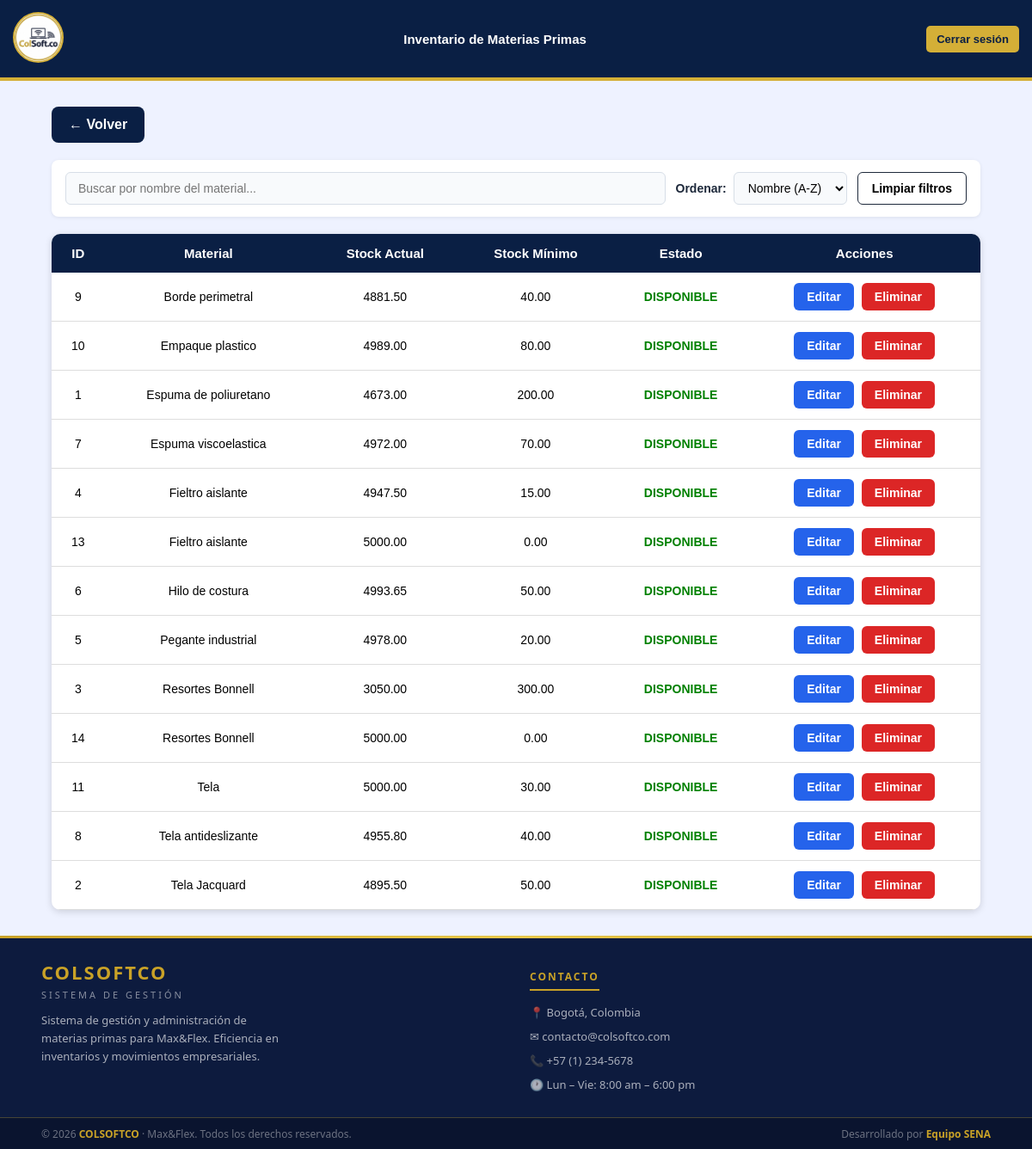
Page /view/control_de_stock/inventario/lista_inventario.php on the earlier database version.
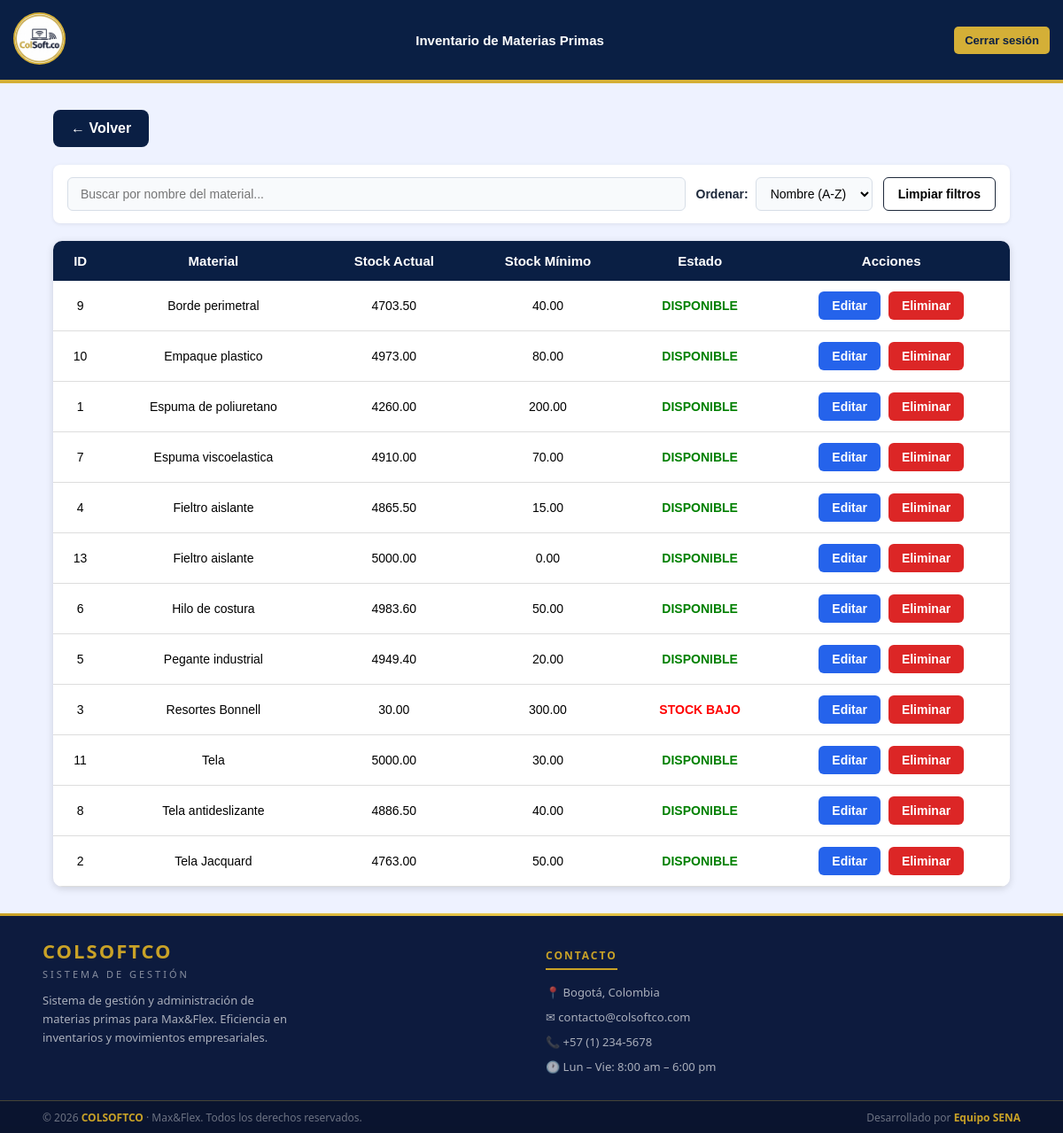
Same page on the later database version.
### tables this page shows
CREATE TABLE `materias_primas` (
  `id_material` int(11) NOT NULL,
  `nombre_material` varchar(100) NOT NULL,
  `stock_actual` decimal(12,2) DEFAULT 0.00,
  `stock_minimo` decimal(12,2) NOT NULL,
  `id_unidad` int(11) DEFAULT NULL,
  `id_proveedor` int(11) DEFAULT NULL,
  `notificar_email` tinyint(1) NOT NULL DEFAULT 0,
  `correo_notificacion` varchar(150) DEFAULT NULL,
  `alerta_enviada` tinyint(1) NOT NULL DEFAULT 0
);

### view/control_de_stock/inventario/lista_inventario.php (the view, shortened to what this page needs)
<?php
$db = new Conexion();
$conn = $db->getConnection();
$sql = "
SELECT
    id_material,
    nombre_material,
    stock_actual,
    stock_minimo
FROM materias_primas
ORDER BY id_material ASC
";
$stmt = $conn->prepare($sql);
$stmt->execute();
$materiales = $stmt->fetchAll(PDO::FETCH_ASSOC);
?>
<!DOCTYPE html>
<html lang="es">
<head>
    <link rel="stylesheet" href="lista_inventario.css">
</head>
<body>
    <header class="header">
        <div class="logo">
            <a href="../../../app/ir_panel.php">
                <img src="../../../public/imagenes/logo.png" alt="logo">
            </a>
        </div>
        <div class="header-title">
            <h1>Inventario de Materias Primas</h1>
        </div>
        <button id="btnLogout" class="btn-logout" onclick="cerrarSesion()">
            Cerrar sesión
        </button>
    </header>
    <div class="container">
        <a class="btn-volver" href="../control_de_stock.php">
            ← Volver
        </a>
        <div class="filtros-container">
            <div class="filtro-busqueda">
                <input
                    type="text"
                    id="inputBusquedaMaterial"
                    placeholder="Buscar por nombre del material...">
            </div>
            <div class="filtro-orden">
                <label for="selectOrden">   Ordenar:</label>
                <select id="selectOrden">
                    <option value="az">Nombre (A-Z)</option>
                </select>
            </div>
            <button type="button" id="btnLimpiarFiltros" class="btn-limpiar-filtros">
                Limpiar filtros
            </button>
        </div>
        <div class="table-responsive">
            <table>
                <thead>
                    <tr>
                        <th>ID</th>
                        <th>Material</th>
                        <th>Stock Actual</th>
                        <th>Stock Mínimo</th>
                        <th>Estado</th>
                        <th>Acciones</th>
                    </tr>
                </thead>
                <tbody id="listaMateriales">
                    <?php foreach ($materiales as $m): ?>
                        <tr data-nombre="<?php echo htmlspecialchars(strtolower($m['nombre_material'])); ?>">
                            <td><?= $m['id_material'] ?></td>
                            <td><?= htmlspecialchars($m['nombre_material']) ?></td>
                            <td><?= $m['stock_actual'] ?></td>
                            <td><?= $m['stock_minimo'] ?></td>
                            <td>
                                <?php if ($m['stock_actual'] <= $m['stock_minimo']): ?>
                                    <span class="alerta">STOCK BAJO</span>
                                <?php else: ?>
                                    <span class="normal">DISPONIBLE</span>
                                <?php endif; ?>
                            </td>
                            <td class="acciones">
                                <a class="btn-editar" href="editar_inventario.php?id=<?= $m['id_material'] ?>">
                                    Editar
                                </a>
                                <a href="eliminar_inventario.php?id=<?= $m['id_material'] ?>" class="btn-eliminar">
                                    Eliminar
                                </a>
                            </td>
                        </tr>
                    <?php endforeach; ?>
                </tbody>
            </table>
        </div>
    </div>
    <footer>
        <div class="footer-divider"></div>
        <div class="footer-top">
            <div>
                <p class="footer-brand-name">COLSOFTCO</p>
                <p class="footer-brand-sub">Sistema de Gestión</p>
                <p class="footer-brand-desc">Sistema de gestión y administración de materias primas para Max&Flex. Eficiencia en inventarios y movimientos empresariales.</p>
            </div>
            <div>
                <p class="footer-col-title">Contacto</p>
                <div class="footer-contact-item">📍 Bogotá, Colombia</div>
                <div class="footer-contact-item">✉ contacto@colsoftco.com</div>
                <div class="footer-contact-item">📞 +57 (1) 234-5678</div>
                <div class="footer-contact-item">🕐 Lun – Vie: 8:00 am – 6:00 pm</div>
            </div>
        </div>
        <div class="footer-bottom">
            <span>© 2026 <strong>COLSOFTCO</strong> · Max&Flex. Todos los derechos reservados.</span>
            <span>Desarrollado por <strong>Equipo SENA</strong></span>
        </div>
    </footer>
</body>
</html>

### view/control_de_stock/inventario/lista_inventario.css (style rules this page uses)
body { margin: 0; font-family: Arial, Helvetica, sans-serif; background: #eef2ff; min-height: 100vh; display: flex; flex-direction: column; }
.filtro-busqueda input { width: 100%; padding: 10px 14px; border: 1px solid #d7dee7; border-radius: 6px; font-size: 14px; background: #f8fafc; box-sizing: border-box; }
.header { display: flex; align-items: center; justify-content: space-between; background-color: #0A1F44; padding: 10px 15px; min-height: 70px; position: relative; z-index: 100; border-bottom: 4px solid #D4AF37; gap: 10px; }
.header .logo { display: flex; align-items: center; flex-shrink: 0; }
.header .logo img { width: 55px; height: 55px; border-radius: 50%; border: 2px solid #d4af37; background: white; }
.header-title { flex: 1; text-align: center; overflow: hidden; }
.header-title h1 { margin: 0; color: white; font-size: 15px; font-weight: bold; white-space: nowrap; text-overflow: ellipsis; }
.btn-logout { background-color: #D4AF37; color: #0A1F44; border: none; padding: 8px 12px; border-radius: 5px; cursor: pointer; font-size: 13px; font-weight: bold; transition: 0.3s; flex-shrink: 0; }
.container { width: 90%; max-width: 1100px; margin: 30px auto; flex: 1; }
.btn-volver, .volver { display: inline-block; background: #0A1F44; color: white; text-decoration: none; padding: 12px 20px; border-radius: 8px; font-weight: bold; margin-bottom: 20px; transition: .3s; }
.table-responsive { width: 100%; overflow-x: auto; -webkit-overflow-scrolling: touch; background: white; border-radius: 10px; box-shadow: 0 2px 8px rgba(0,0,0,.15); }
.table-responsive table { width: 100%; border-collapse: collapse; box-shadow: none; border-radius: 0; min-width: 700px; }
th { background: #0A1F44; color: white; padding: 14px; text-align: center; font-size: 15px; }
td { padding: 12px; text-align: center; border-bottom: 1px solid #ddd; font-size: 14px; }
.normal { color: green; font-weight: bold; }
.alerta { color: red; font-weight: bold; }
.acciones { white-space: nowrap; text-align: center; }
.btn-editar { display: inline-block; background: #2563eb; color: white; padding: 8px 15px; border-radius: 6px; text-decoration: none; font-weight: bold; margin-right: 5px; transition: .3s; }
.btn-eliminar { display: inline-block; background: #dc2626; color: white; padding: 8px 15px; border-radius: 6px; text-decoration: none; font-weight: bold; transition: .3s; }
footer { background: #0D1B3E; color: #ffffff; font-family: 'Segoe UI', Arial, sans-serif; width: 100%; box-sizing: border-box; margin-top: auto; flex-shrink: 0; }
.footer-divider { width: 100%; height: 3px; background: linear-gradient(90deg, #C9A227, #E8C84A, #C9A227); }
.footer-top { display: grid; grid-template-columns: 1fr 1fr; gap: 2rem; padding: 1.5rem 3rem 1.2rem; border-bottom: 1px solid rgba(201, 162, 39, 0.3); }
.footer-brand-name { font-size: 22px; font-weight: 700; color: #C9A227; letter-spacing: 2px; margin: 0 0 4px; }
.footer-brand-sub { font-size: 11px; letter-spacing: 3px; color: rgba(255, 255, 255, 0.5); text-transform: uppercase; margin: 0 0 12px; }
.footer-brand-desc { font-size: 13px; color: rgba(255, 255, 255, 0.65); line-height: 1.6; max-width: 280px; margin: 0; }
.footer-col-title { font-size: 12px; font-weight: 700; letter-spacing: 2px; text-transform: uppercase; color: #C9A227; border-bottom: 2px solid #C9A227; display: inline-block; padding-bottom: 6px; margin-bottom: 16px; }
.footer-contact-item { display: flex; align-items: flex-start; gap: 10px; margin-bottom: 10px; font-size: 13px; color: rgba(255, 255, 255, 0.65); }
.footer-bottom { display: flex; justify-content: space-between; align-items: center; padding: 0.6rem 3rem; background: rgba(0, 0, 0, 0.25); flex-wrap: wrap; gap: 8px; }
.footer-bottom span { font-size: 12px; color: rgba(255, 255, 255, 0.4); }
.footer-bottom strong { color: #C9A227; }

Differences in the rows shown:
removed materias_primas: id_material "14", nombre_material "Resortes Bonnell", stock_actual "5000.00", stock_minimo "0.00", shows "DISPONIBLE"
changed materias_primas "Espuma de poliuretano": stock_actual "4673.00" → "4260.00"
changed materias_primas "Tela Jacquard": stock_actual "4895.50" → "4763.00"
changed materias_primas "Resortes Bonnell": stock_actual "3050.00" → "30.00"; stock_actual "DISPONIBLE" → "STOCK BAJO"
changed materias_primas id 4: stock_actual "4947.50" → "4865.50"
changed materias_primas "Pegante industrial": stock_actual "4978.00" → "4949.40"
changed materias_primas "Hilo de costura": stock_actual "4993.65" → "4983.60"
changed materias_primas "Espuma viscoelastica": stock_actual "4972.00" → "4910.00"
changed materias_primas "Tela antideslizante": stock_actual "4955.80" → "4886.50"
changed materias_primas "Borde perimetral": stock_actual "4881.50" → "4703.50"
changed materias_primas "Empaque plastico": stock_actual "4989.00" → "4973.00"
